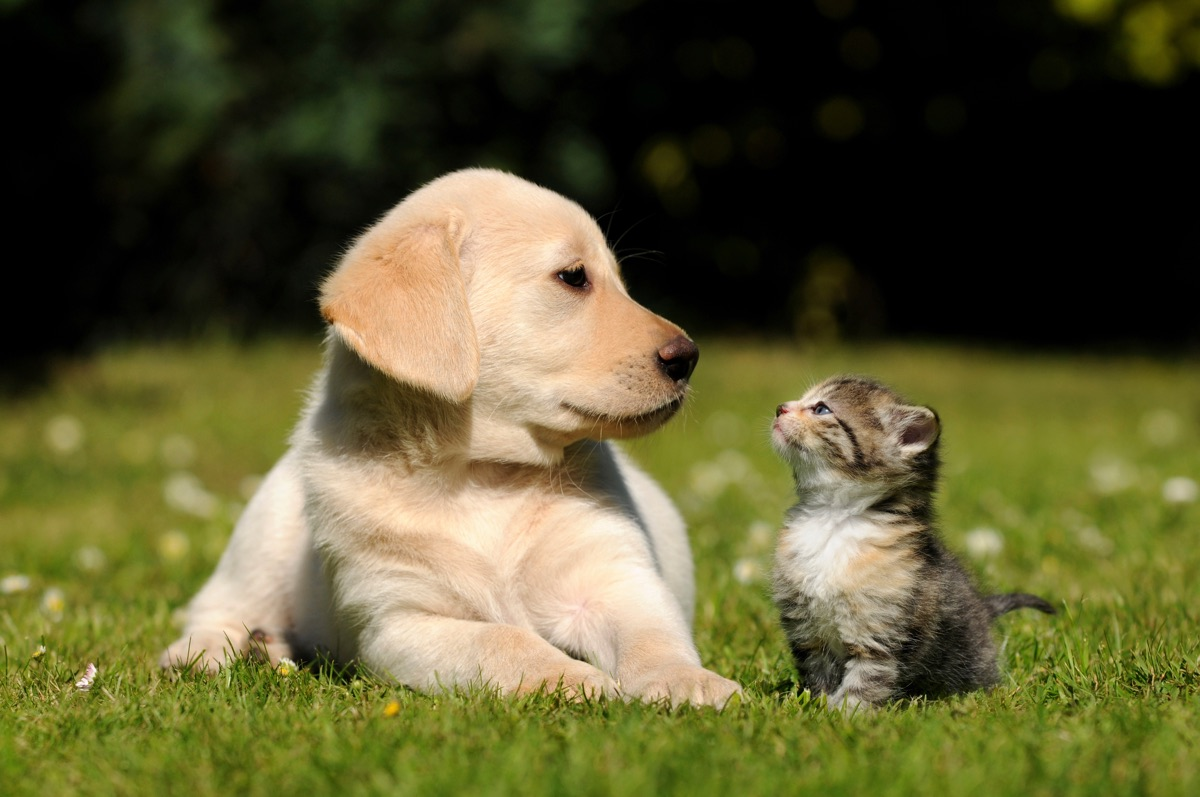
#> input picture efficientdet-tf-master/efficientdet-tf-master/imgs/cat-dog.jpg, 1200 x 797 px; its folder holds only this picture in this run
$ python -i preprocess_images.py   (imports and definitions only)
#> lines starting #> are read from the running program, lines starting #| are printed output that depends on the picture
# This script creates various folders with the images from the dataset and applies
# different tecniques to preprocess them.
#
# author: Emilio Rivera

import json
import os
import sys
import cv2
import numpy as np
import matplotlib.pyplot as plt

from PIL import Image

# Replace with path to the cropped images
path_cropped = "K:\\Data\\2020-12-03\\Debayered_images_cropped"

# Replace with path to the augmented images
path_augmented = "K:\\Data\\2020-12-03\\debayered_images_cropped_augmented_180degree"

# Replace with the path to the labels from the cropped images
labels_path = "C:\\Users\\uffie\\bwSyncAndShare\\Bachelorarbeit-master\\Bachelorarbeit-master\\Bilder_Labeln\\combined_labels.json"   # Replace with path to labels

# Replace with the path to the labels from the augmeted images
aug_labels_path = "C:\\Users\\uffie\\bwSyncAndShare\\Bachelorarbeit-master\\Bachelorarbeit-master\\Bilder_Labeln\\labels_augmented_imgs.json"   # Replace with path to aug labels

new_path_cropped = "..\\Cropped"
new_path_aug = "..\\Augmented180"

harris_path_cropped = "..\\Cropped\\HarrisCorner"
harris_path_aug = "..\\Augmented180\\HarrisCorner"

clahe_path_cropped = "..\\Cropped\\CLAHE"
clahe_path_aug = "..\\Augmented180\\CLAHE"

clahe_grad_path_cropped = "..\\Cropped\\clahe_gradient"
clahe_grad_path_aug = "..\\Augmented180\\clahe_gradient"

clahe_eq_path_cropped = "..\\Cropped\\clahe_equalized"
clahe_eq_path_aug = "..\\Augmented180\\clahe_equalized"

normal_path_cropped = "..\\Cropped\\normal"
normal_path_aug = "..\\Augmented180\\normal"

folders = [
    "iteration_0_30grad",
    "iteration_0_40grad",
    "iteration_0_50grad",
    "iteration_0_60grad",
    "iteration_0_70grad",
    "iteration_30grad",
    "iteration_30grad_2",
    "iteration_30grad_3",
    "iteration_30grad_4",
    "iteration_40grad",
    "iteration_40grad_2",
    "iteration_40grad_3",
    "iteration_40grad_4",
    "iteration_50grad",
    "iteration_50grad_1",
    "iteration_50grad_2",
    "iteration_60grad",
    "iteration_60grad_2",
    "iteration_60grad_4",
    "iteration_70grad",
    "iteration_70grad_1",
    "iteration_70grad_2",
    "iteration_70grad_3"
]

# Find and mark all corners found by the harris corner detector on the image
# [48 lines left out: functions harris_corner, clahe, not called in this run]

# CLAHE with equalized light
def clahe_equalized(path_to_img):
    img = cv2.imread(path_to_img)
#> img is the input picture: shape (797, 1200, 3); mean B, G, R 49.1, 88.4, 91.4
    img = equalize_light(img)

    gray = cv2.cvtColor(img, cv2.COLOR_BGR2GRAY)
    gray = cv2.equalizeHist(gray)
    clahe = cv2.createCLAHE(clipLimit=2.0, tileGridSize=(8, 8))
    cl1 = clahe.apply(gray)
    cl1 = np.float32(cl1)
    cl1 = cv2.cvtColor(cl1, cv2.COLOR_GRAY2BGR)

    return cl1

# Normal image (no preprocessing)
def normal(path_to_img):
    img = cv2.imread(path_to_img)
    return img

# Equalize light on the image
def equalize_light(image, limit=3, grid=(7,7), gray=False):
#> called with limit = 3, grid = (7, 7), gray = False
    if (len(image.shape) == 2):
        image = cv2.cvtColor(image, cv2.COLOR_GRAY2BGR)
        gray = True

    clahe = cv2.createCLAHE(clipLimit=limit, tileGridSize=grid)
    lab = cv2.cvtColor(image, cv2.COLOR_BGR2LAB)
#> lab: shape (797, 1200, 3); mean of channels 0, 1, 2 91.3, 123.5, 149
    l, a, b = cv2.split(lab)
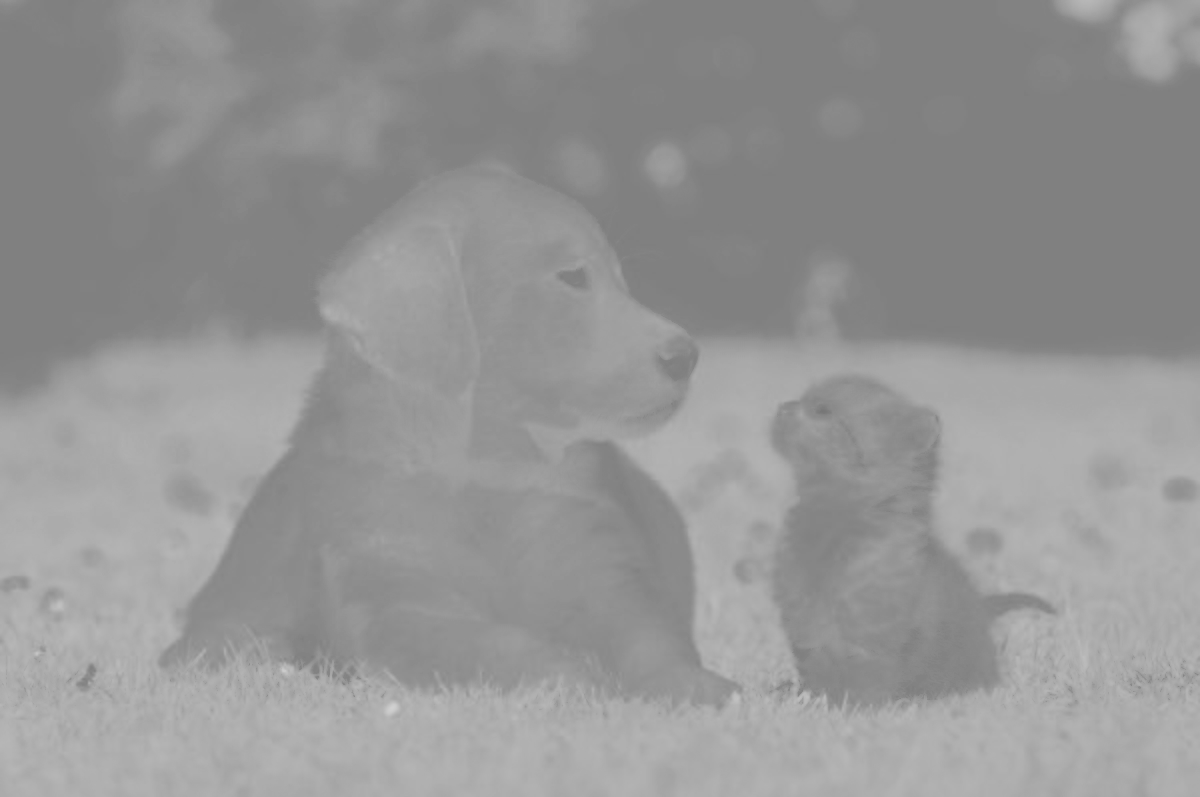
#> b: shape (797, 1200); min 118, max 208, mean 149

    cl = clahe.apply(l)
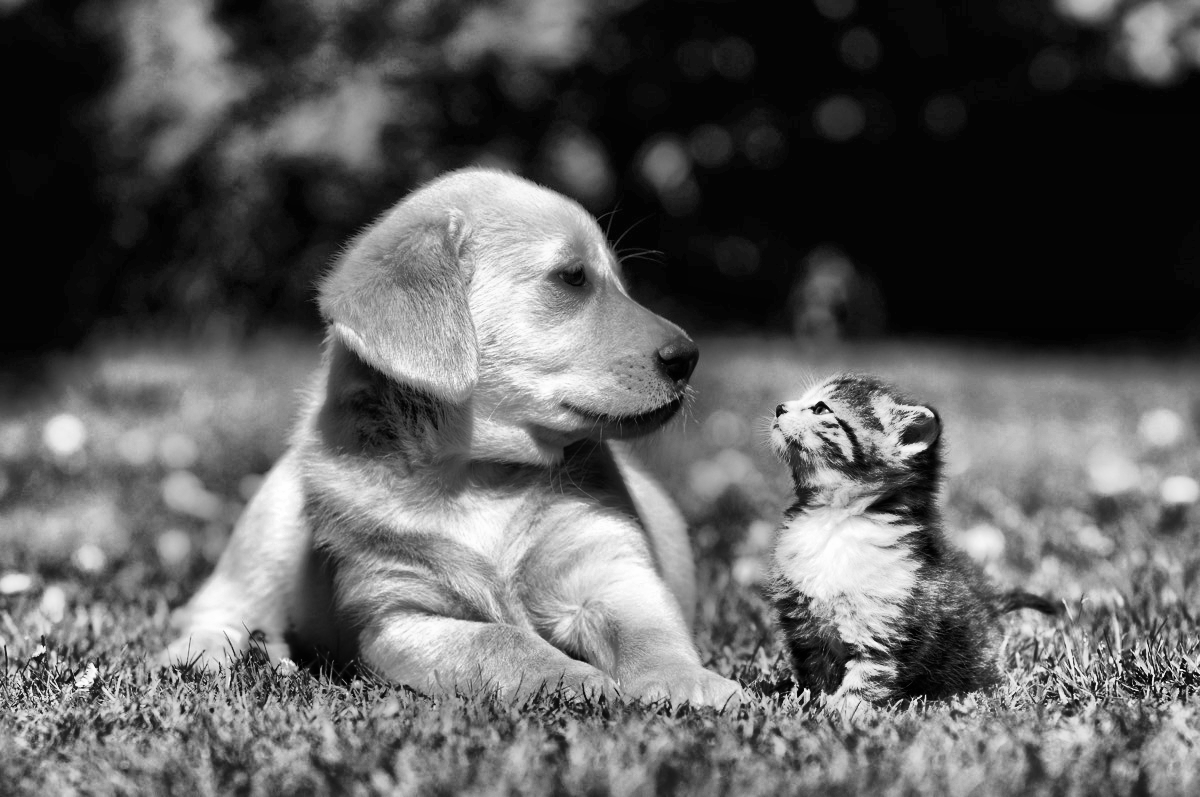
#> cl: shape (797, 1200); min 0, max 255, mean 94.1
    limg = cv2.merge((cl,a,b))
#> limg: shape (797, 1200, 3); mean of channels 0, 1, 2 94.1, 123.5, 149

    image = cv2.cvtColor(limg, cv2.COLOR_LAB2BGR)
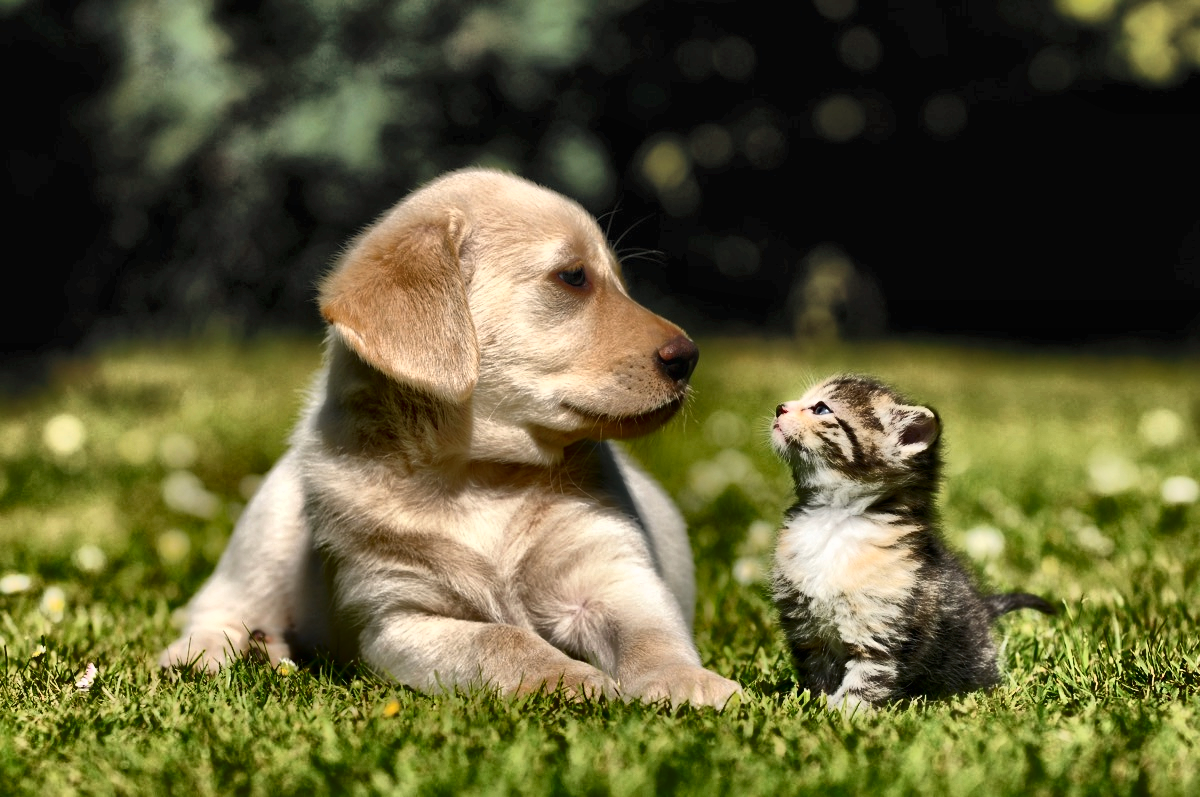
#> image: shape (797, 1200, 3); mean B, G, R 53.4, 91.6, 94.2
    if gray:
        image = cv2.cvtColor(image, cv2.COLOR_BGR2GRAY)

    return np.uint8(image)

# Apply a CLAHE gradient on the image
# [9 lines left out: function clahe_gradient, not called in this run]


# [31 lines not run here, left out]

session = []
# [44 lines not run here, left out]

session = []
# [28 lines not run here, left out]

>>> result = clahe_equalized('../efficientdet-tf-master/efficientdet-tf-master/imgs/cat-dog.jpg')
#> in clahe_equalized, `cl1 = clahe.apply(gray)`:
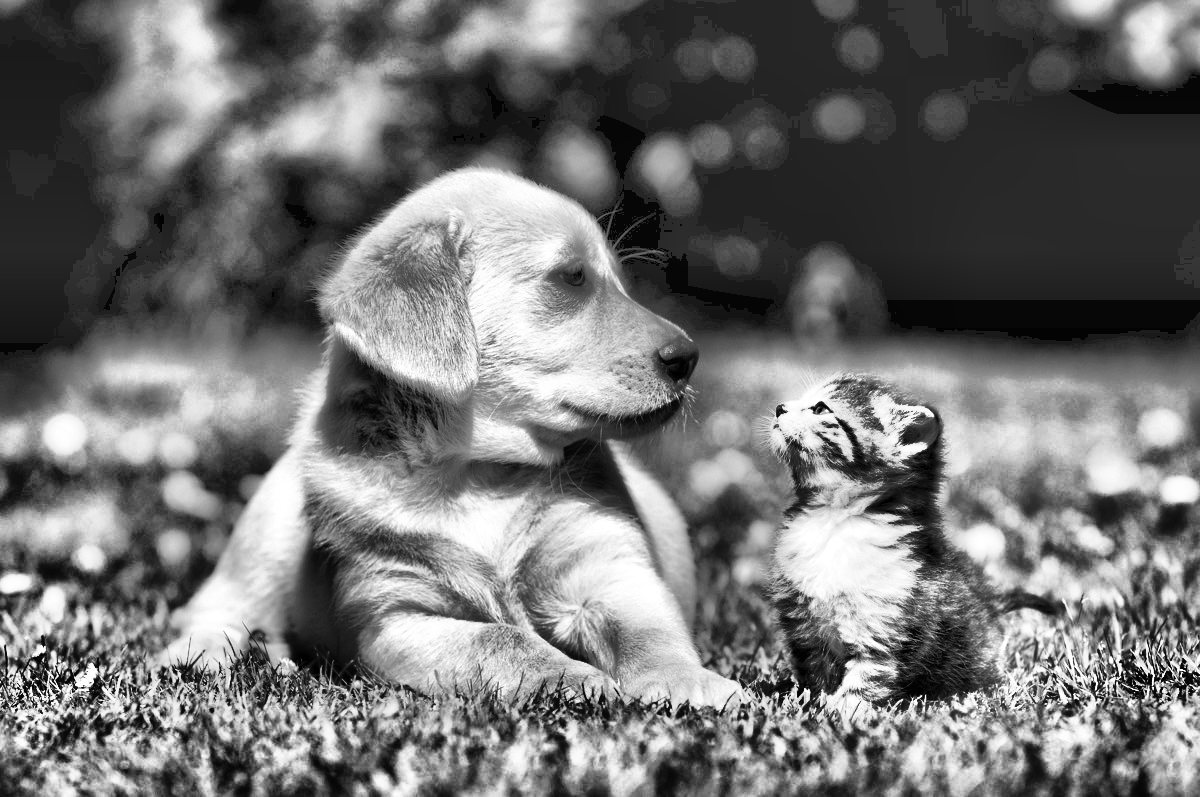
#> cl1: shape (797, 1200); min 0, max 255, mean 113.2
